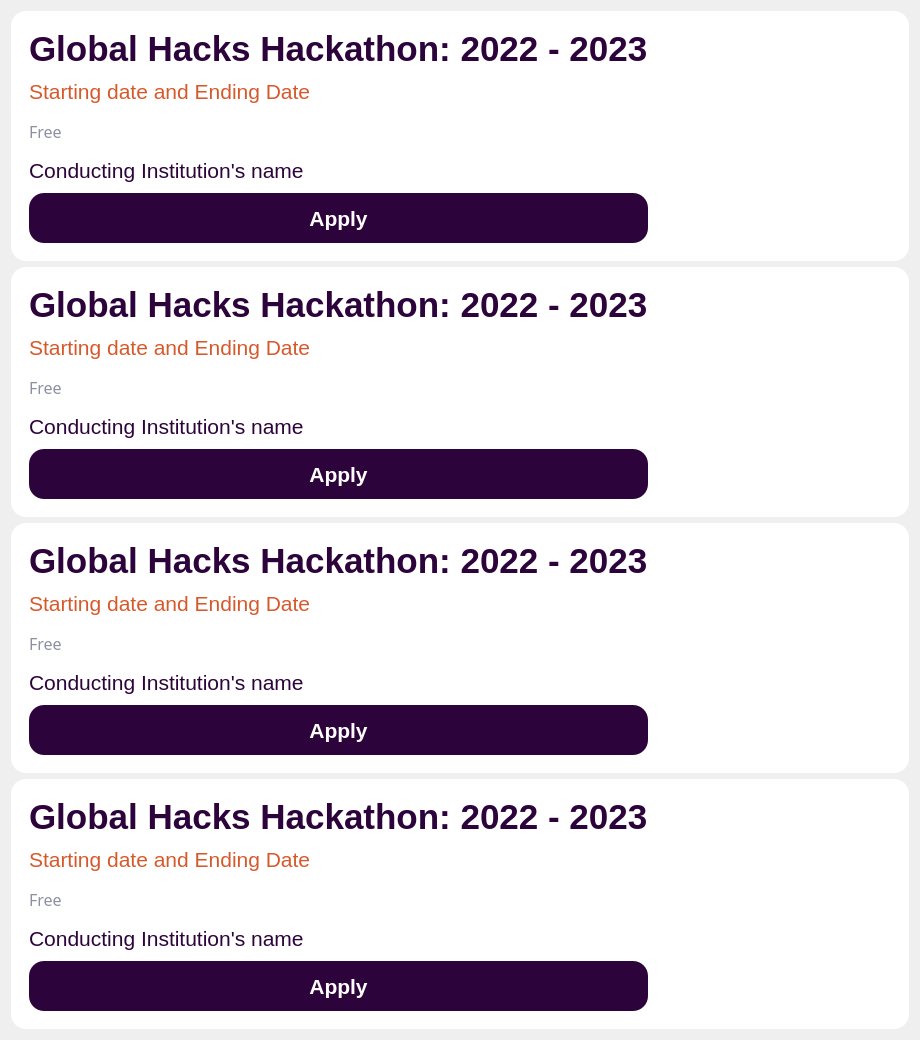
             <widget class="QWidget" name="scrollAreaWidgetContents_2">
              <property name="geometry">
               <rect>
                <x>0</x>
                <y>0</y>
                <width>920</width>
                <height>1036</height>
               </rect>
              </property>
              <layout class="QVBoxLayout" name="verticalLayout_5">
               <item>
                <widget class="QFrame" name="frame_8">
                 <property name="minimumSize">
                  <size>
                   <width>0</width>
                   <height>250</height>
                  </size>
                 </property>
                 <property name="styleSheet">
                  <string notr="true">background-color: rgb(255, 255, 255);
border-radius:15px;</string>
                 </property>
                 <property name="frameShape">
                  <enum>QFrame::StyledPanel</enum>
                 </property>
                 <property name="frameShadow">
                  <enum>QFrame::Raised</enum>
                 </property>
                 <layout class="QHBoxLayout" name="horizontalLayout_3">
                  <item>
                   <widget class="QFrame" name="frame_12">
                    <property name="frameShape">
                     <enum>QFrame::StyledPanel</enum>
                    </property>
                    <property name="frameShadow">
                     <enum>QFrame::Raised</enum>
                    </property>
                    <layout class="QVBoxLayout" name="verticalLayout_6">
                     <item>
                      <widget class="QLabel" name="label">
                       <property name="font">
                        <font>
                         <family>Leelawadee UI</family>
                         <pointsize>26</pointsize>
                         <bold>true</bold>
                        </font>
                       </property>
                       <property name="styleSheet">
                        <string notr="true">color: rgb(45, 3, 59);</string>
                       </property>
                       <property name="text">
                        <string>Global Hacks Hackathon: 2022 - 2023</string>
                       </property>
                      </widget>
                     </item>
                     <item>
                      <widget class="QLabel" name="label_3">
                       <property name="font">
                        <font>
                         <family>Leelawadee UI</family>
                         <pointsize>16</pointsize>
                        </font>
                       </property>
                       <property name="styleSheet">
                        <string notr="true">color: rgb(215, 89, 43);</string>
                       </property>
                       <property name="text">
                        <string>Starting date and Ending Date</string>
                       </property>
                      </widget>
                     </item>
                     <item>
                      <widget class="QLabel" name="label_4">
                       <property name="font">
                        <font>
                         <family>Leelawadee</family>
                         <pointsize>12</pointsize>
                        </font>
                       </property>
                       <property name="styleSheet">
                        <string notr="true">color: rgb(142, 144, 161);</string>
                       </property>
                       <property name="text">
                        <string>Free</string>
                       </property>
                      </widget>
                     </item>
                     <item>
                      <widget class="QLabel" name="label_5">
                       <property name="font">
                        <font>
                         <family>Leelawadee UI</family>
                         <pointsize>16</pointsize>
                        </font>
                       </property>
                       <property name="styleSheet">
                        <string notr="true">color: rgb(45, 3, 59);</string>
                       </property>
                       <property name="text">
                        <string>Conducting Institution's name</string>
                       </property>
                      </widget>
                     </item>
                     <item>
                      <widget class="QPushButton" name="pushButton_8">
                       <property name="minimumSize">
                        <size>
                         <width>0</width>
                         <height>50</height>
                        </size>
                       </property>
                       <property name="font">
                        <font>
                         <family>Leelawadee UI</family>
                         <pointsize>16</pointsize>
                         <bold>true</bold>
                        </font>
                       </property>
                       <property name="cursor">
                        <cursorShape>PointingHandCursor</cursorShape>
                       </property>
                       <property name="styleSheet">
                        <string notr="true">background-color: rgb(45, 3, 59);
color: rgb(255, 255, 255);</string>
                       </property>
                       <property name="text">
                        <string>Apply</string>
                       </property>
                      </widget>
                     </item>
                    </layout>
                   </widget>
                  </item>
                  <item>
                   <widget class="QPushButton" name="pushButton">
                    <property name="minimumSize">
                     <size>
                      <width>0</width>
                      <height>170</height>
                     </size>
                    </property>
                    <property name="styleSheet">
                     <string notr="true">image: url(:/images/media/How-do-hackathons-work.png);</string>
                    </property>
                    <property name="text">
                     <string/>
                    </property>
                   </widget>
                  </item>
                 </layout>
                </widget>
               </item>
               <item>
                <widget class="QFrame" name="frame_11">
                 <property name="minimumSize">
                  <size>
                   <width>0</width>
                   <height>250</height>
                  </size>
                 </property>
                 <property name="styleSheet">
                  <string notr="true">background-color: rgb(255, 255, 255);
border-radius:15px;</string>
                 </property>
                 <property name="frameShape">
                  <enum>QFrame::StyledPanel</enum>
                 </property>
                 <property name="frameShadow">
                  <enum>QFrame::Raised</enum>
                 </property>
                 <layout class="QHBoxLayout" name="horizontalLayout_6">
                  <item>
                   <widget class="QFrame" name="frame_16">
                    <property name="frameShape">
                     <enum>QFrame::StyledPanel</enum>
                    </property>
                    <property name="frameShadow">
                     <enum>QFrame::Raised</enum>
                    </property>
                    <layout class="QVBoxLayout" name="verticalLayout_9">
                     <item>
                      <widget class="QLabel" name="label_13">
                       <property name="font">
                        <font>
                         <family>Leelawadee UI</family>
                         <pointsize>26</pointsize>
                         <bold>true</bold>
                        </font>
                       </property>
                       <property name="styleSheet">
                        <string notr="true">color: rgb(45, 3, 59);</string>
                       </property>
                       <property name="text">
                        <string>Global Hacks Hackathon: 2022 - 2023</string>
                       </property>
                      </widget>
                     </item>
                     <item>
                      <widget class="QLabel" name="label_14">
                       <property name="font">
                        <font>
                         <family>Leelawadee UI</family>
                         <pointsize>16</pointsize>
                        </font>
                       </property>
                       <property name="styleSheet">
                        <string notr="true">color: rgb(215, 89, 43);</string>
                       </property>
                       <property name="text">
                        <string>Starting date and Ending Date</string>
                       </property>
                      </widget>
                     </item>
                     <item>
                      <widget class="QLabel" name="label_15">
                       <property name="font">
                        <font>
                         <family>Leelawadee</family>
                         <pointsize>12</pointsize>
                        </font>
                       </property>
                       <property name="styleSheet">
                        <string notr="true">color: rgb(142, 144, 161);</string>
                       </property>
                       <property name="text">
                        <string>Free</string>
                       </property>
                      </widget>
                     </item>
                     <item>
                      <widget class="QLabel" name="label_16">
                       <property name="font">
                        <font>
                         <family>Leelawadee UI</family>
                         <pointsize>16</pointsize>
                        </font>
                       </property>
                       <property name="styleSheet">
                        <string notr="true">color: rgb(45, 3, 59);</string>
                       </property>
                       <property name="text">
                        <string>Conducting Institution's name</string>
                       </property>
                      </widget>
                     </item>
                     <item>
                      <widget class="QPushButton" name="pushButton_11">
                       <property name="minimumSize">
                        <size>
                         <width>0</width>
                         <height>50</height>
                        </size>
                       </property>
                       <property name="font">
                        <font>
                         <family>Leelawadee UI</family>
                         <pointsize>16</pointsize>
                         <bold>true</bold>
                        </font>
                       </property>
                       <property name="cursor">
                        <cursorShape>PointingHandCursor</cursorShape>
                       </property>
                       <property name="styleSheet">
                        <string notr="true">background-color: rgb(45, 3, 59);
color: rgb(255, 255, 255);</string>
                       </property>
                       <property name="text">
                        <string>Apply</string>
                       </property>
                      </widget>
                     </item>
                    </layout>
                   </widget>
                  </item>
                  <item>
                   <widget class="QPushButton" name="pushButton_4">
                    <property name="minimumSize">
                     <size>
                      <width>0</width>
                      <height>170</height>
                     </size>
                    </property>
                    <property name="styleSheet">
                     <string notr="true">image: url(:/images/media/How-do-hackathons-work.png);</string>
                    </property>
                    <property name="text">
                     <string/>
                    </property>
                   </widget>
                  </item>
                 </layout>
                </widget>
               </item>
               <item>
                <widget class="QFrame" name="frame_9">
                 <property name="minimumSize">
                  <size>
                   <width>0</width>
                   <height>250</height>
                  </size>
                 </property>
                 <property name="styleSheet">
                  <string notr="true">background-color: rgb(255, 255, 255);
border-radius:15px;</string>
                 </property>
                 <property name="frameShape">
                  <enum>QFrame::StyledPanel</enum>
                 </property>
                 <property name="frameShadow">
                  <enum>QFrame::Raised</enum>
                 </property>
                 <layout class="QHBoxLayout" name="horizontalLayout_4">
                  <item>
                   <widget class="QFrame" name="frame_13">
                    <property name="frameShape">
                     <enum>QFrame::StyledPanel</enum>
                    </property>
                    <property name="frameShadow">
                     <enum>QFrame::Raised</enum>
                    </property>
                    <layout class="QVBoxLayout" name="verticalLayout_7">
                     <item>
                      <widget class="QLabel" name="label_2">
                       <property name="font">
                        <font>
                         <family>Leelawadee UI</family>
                         <pointsize>26</pointsize>
                         <bold>true</bold>
                        </font>
                       </property>
                       <property name="styleSheet">
                        <string notr="true">color: rgb(45, 3, 59);</string>
                       </property>
                       <property name="text">
                        <string>Global Hacks Hackathon: 2022 - 2023</string>
                       </property>
                      </widget>
                     </item>
                     <item>
                      <widget class="QLabel" name="label_6">
                       <property name="font">
                        <font>
                         <family>Leelawadee UI</family>
                         <pointsize>16</pointsize>
                        </font>
                       </property>
                       <property name="styleSheet">
                        <string notr="true">color: rgb(215, 89, 43);</string>
                       </property>
                       <property name="text">
                        <string>Starting date and Ending Date</string>
                       </property>
                      </widget>
                     </item>
                     <item>
                      <widget class="QLabel" name="label_7">
                       <property name="font">
                        <font>
                         <family>Leelawadee</family>
                         <pointsize>12</pointsize>
                        </font>
                       </property>
                       <property name="styleSheet">
                        <string notr="true">color: rgb(142, 144, 161);</string>
                       </property>
                       <property name="text">
                        <string>Free</string>
                       </property>
                      </widget>
                     </item>
                     <item>
                      <widget class="QLabel" name="label_8">
                       <property name="font">
                        <font>
                         <family>Leelawadee UI</family>
                         <pointsize>16</pointsize>
                        </font>
                       </property>
                       <property name="styleSheet">
                        <string notr="true">color: rgb(45, 3, 59);</string>
                       </property>
                       <property name="text">
                        <string>Conducting Institution's name</string>
                       </property>
                      </widget>
                     </item>
                     <item>
                      <widget class="QPushButton" name="pushButton_9">
                       <property name="minimumSize">
                        <size>
                         <width>0</width>
                         <height>50</height>
                        </size>
                       </property>
                       <property name="font">
                        <font>
                         <family>Leelawadee UI</family>
                         <pointsize>16</pointsize>
                         <bold>true</bold>
                        </font>
                       </property>
                       <property name="cursor">
                        <cursorShape>PointingHandCursor</cursorShape>
                       </property>
                       <property name="styleSheet">
                        <string notr="true">background-color: rgb(45, 3, 59);
color: rgb(255, 255, 255);</string>
                       </property>
                       <property name="text">
                        <string>Apply</string>
                       </property>
                      </widget>
                     </item>
                    </layout>
                   </widget>
                  </item>
                  <item>
                   <widget class="QPushButton" name="pushButton_2">
                    <property name="minimumSize">
                     <size>
                      <width>0</width>
                      <height>170</height>
                     </size>
                    </property>
                    <property name="styleSheet">
                     <string notr="true">image: url(:/images/media/How-do-hackathons-work.png);</string>
                    </property>
                    <property name="text">
                     <string/>
                    </property>
                   </widget>
                  </item>
                 </layout>
                </widget>
               </item>
               <item>
                <widget class="QFrame" name="frame_10">
                 <property name="minimumSize">
                  <size>
                   <width>0</width>
                   <height>250</height>
                  </size>
                 </property>
                 <property name="styleSheet">
                  <string notr="true">background-color: rgb(255, 255, 255);
border-radius:15px;</string>
                 </property>
                 <property name="frameShape">
                  <enum>QFrame::StyledPanel</enum>
                 </property>
                 <property name="frameShadow">
                  <enum>QFrame::Raised</enum>
                 </property>
                 <layout class="QHBoxLayout" name="horizontalLayout_5">
                  <item>
                   <widget class="QFrame" name="frame_14">
                    <property name="frameShape">
                     <enum>QFrame::StyledPanel</enum>
                    </property>
                    <property name="frameShadow">
                     <enum>QFrame::Raised</enum>
                    </property>
                    <layout class="QVBoxLayout" name="verticalLayout_8">
                     <item>
                      <widget class="QLabel" name="label_9">
                       <property name="font">
                        <font>
                         <family>Leelawadee UI</family>
                         <pointsize>26</pointsize>
                         <bold>true</bold>
                        </font>
                       </property>
                       <property name="styleSheet">
                        <string notr="true">color: rgb(45, 3, 59);</string>
                       </property>
                       <property name="text">
                        <string>Global Hacks Hackathon: 2022 - 2023</string>
                       </property>
                      </widget>
                     </item>
                     <item>
                      <widget class="QLabel" name="label_10">
                       <property name="font">
                        <font>
                         <family>Leelawadee UI</family>
                         <pointsize>16</pointsize>
                        </font>
                       </property>
                       <property name="styleSheet">
                        <string notr="true">color: rgb(215, 89, 43);</string>
                       </property>
                       <property name="text">
                        <string>Starting date and Ending Date</string>
                       </property>
                      </widget>
                     </item>
                     <item>
                      <widget class="QLabel" name="label_11">
                       <property name="font">
                        <font>
                         <family>Leelawadee</family>
                         <pointsize>12</pointsize>
                        </font>
                       </property>
                       <property name="styleSheet">
                        <string notr="true">color: rgb(142, 144, 161);</string>
                       </property>
                       <property name="text">
                        <string>Free</string>
                       </property>
                      </widget>
                     </item>
                     <item>
                      <widget class="QLabel" name="label_12">
                       <property name="font">
                        <font>
                         <family>Leelawadee UI</family>
                         <pointsize>16</pointsize>
                        </font>
                       </property>
                       <property name="styleSheet">
                        <string notr="true">color: rgb(45, 3, 59);</string>
                       </property>
                       <property name="text">
                        <string>Conducting Institution's name</string>
                       </property>
                      </widget>
                     </item>
                     <item>
                      <widget class="QPushButton" name="pushButton_10">
                       <property name="minimumSize">
                        <size>
                         <width>0</width>
                         <height>50</height>
                        </size>
                       </property>
                       <property name="font">
                        <font>
                         <family>Leelawadee UI</family>
                         <pointsize>16</pointsize>
                         <bold>true</bold>
                        </font>
                       </property>
                       <property name="cursor">
                        <cursorShape>PointingHandCursor</cursorShape>
                       </property>
                       <property name="styleSheet">
                        <string notr="true">background-color: rgb(45, 3, 59);
color: rgb(255, 255, 255);</string>
                       </property>
                       <property name="text">
                        <string>Apply</string>
                       </property>
                      </widget>
                     </item>
                    </layout>
                   </widget>
                  </item>
                  <item>
                   <widget class="QPushButton" name="pushButton_3">
                    <property name="minimumSize">
                     <size>
                      <width>0</width>
                      <height>170</height>
                     </size>
                    </property>
                    <property name="styleSheet">
                     <string notr="true">image: url(:/images/media/How-do-hackathons-work.png);</string>
                    </property>
                    <property name="text">
                     <string/>
                    </property>
                   </widget>
                  </item>
                 </layout>
                </widget>
               </item>
              </layout>
             </widget>
